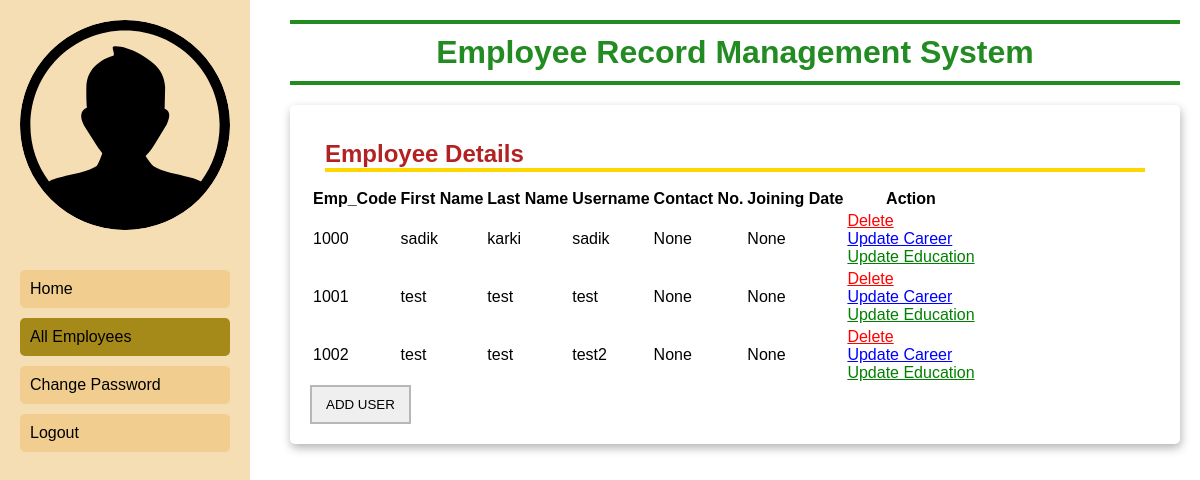
Page /users (signed in) on the committed database.
### employee/models.py (models this page shows, shortened)
class EmployeeDetails(models.Model):
    user = models.ForeignKey(User, on_delete=models.CASCADE)
    employee_id = models.CharField(max_length=50)
    employee_dept = models.CharField(max_length=50, null=True)
    contacts = models.CharField(max_length=50, null=True)
    gender = models.CharField(max_length=10, null=True)
    joining_date = models.DateField(null=True)
    birth_date = models.DateField(null=True)

### employee/views.py (the view)
# urls.py: path('users', views.users, name='users'),
def users(request):
    if request.user.is_authenticated is False:
        return redirect('adminlogin')
    users = EmployeeDetails.objects.all()
    return render(request, 'admin/users.html', locals())

### employee/templates/admin/users.html (shortened to what this page needs)
{% extends 'admin/admin_base.html' %}
{% load static %}
{% block main %}
    <link rel="stylesheet" href="https://cdn.datatables.net/buttons/3.1.0/css/buttons.dataTables.css" />
    <link rel="stylesheet" href="https://cdn.datatables.net/2.1.2/css/dataTables.dataTables.css" />
    <h2>Employee Details</h2>
        <div class="table-container">
        <table id="mytable">
            <thead>
                <tr>
                    <th>Emp_Code</th>
                    <th>First Name</th>
                    <th>Last Name</th>
                    <th>Username</th>
                    <th>Contact No.</th>
                    <th>Joining Date</th>
                    <th>Action</th>
                </tr>
            </thead>
            <tbody>
            {% for user in users %}
                <tr>
                    <td>{{ user.employee_id }}</td>
                    <td>{{ user.user.first_name }}</td>
                    <td>{{ user.user.last_name }}</td>
                    <td>{{ user.user.username }}</td>
                    <td>{{ user.contacts }}</td>
                    <td>{{ user.joining_date }}</td>
                    <td>
                        <a href="{% url 'delete_user' user.user.id %}"
                           onclick="return confirm('Are you sure?\nDelete this user?')"
                            style="color: red">
                            Delete
                        </a><br>
                        <a href="{% url 'update_career_admin' user.user.id %}"
                            style="color: blue">
                            Update Career
                        </a><br>
                        <a href="{% url 'update_education_admin' user.user.id %}"
                            style="color: green">
                            Update Education
                        </a>
                    </td>
                </tr>
            {% endfor %}
            </tbody>
        </table>
    </div>
    <a href="{% url 'add_user_admin' %}"
        style="text-decoration: none;">
        <button style="padding: 10px 14px; border: 2px solid #b7b7b7">ADD USER</button>
    </a>
{% endblock %}

### employee/static/css/dashboard.css (style rules this page uses)
body { font-family: Arial, sans-serif; margin: 0; padding: 0; display: flex; height: 100vh; box-sizing: border-box; }
.dashboard h2 { color: #b22222; margin: 15px; border-bottom: 4px solid #ffd700; }

### rows in the picture
EmployeeDetails: employee_id "1000", user.first_name "sadik", user.last_name "karki", user.username "sadik", contacts "None", joining_date "None"
EmployeeDetails: employee_id "1001", user.first_name "test", user.last_name "test", user.username "test", contacts "None", joining_date "None"
EmployeeDetails: employee_id "1002", user.first_name "test", user.last_name "test", user.username "test2", contacts "None", joining_date "None"
